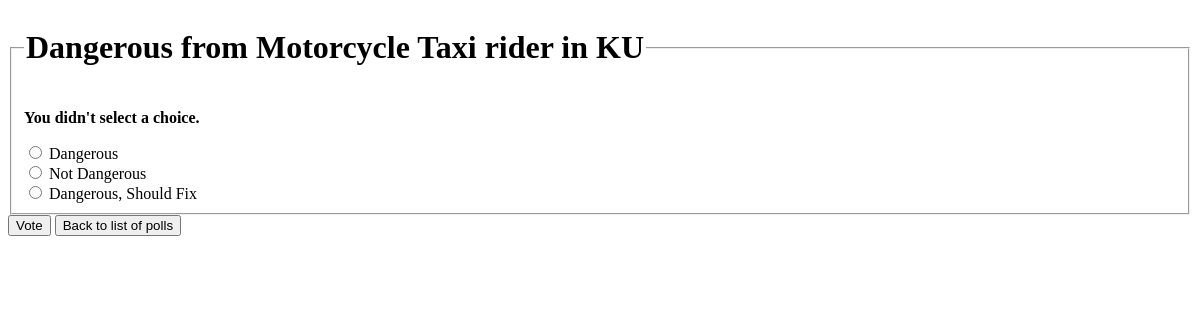
The app's page /polls/2/vote/ (signed in), older data.
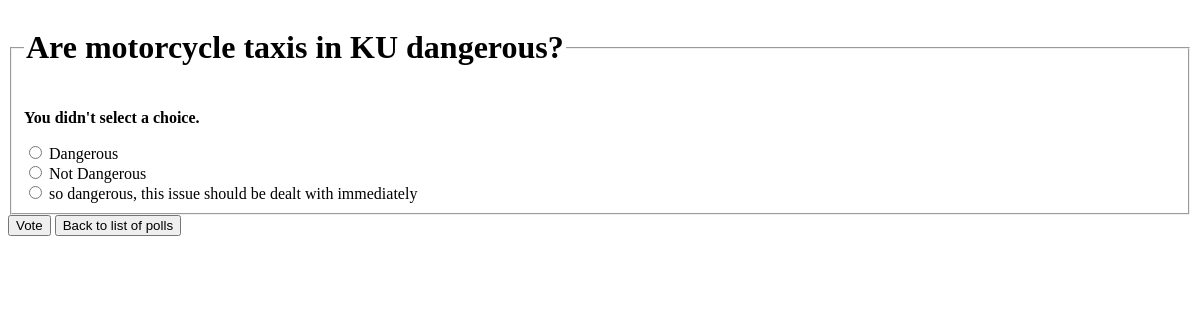
The same page, newer data.
### polls/models.py (models this page shows, shortened)
class Question(models.Model):
    question_text = models.CharField(max_length=200)
    pub_date = models.DateTimeField('date published')
    end_date = models.DateTimeField('end date', null=True, blank=True)

class Choice(models.Model):
    question = models.ForeignKey(Question, on_delete=models.CASCADE)
    choice_text = models.CharField(max_length=200)

### polls/views.py (the view, shortened to what this page needs)
# urls.py: path('<int:question_id>/vote/', views.vote, name='vote'),
@login_required
def vote(request, question_id):
    question = get_object_or_404(Question, pk=question_id)
    user = request.user
    try:
        selected_choice = question.choice_set.get(pk=request.POST['choice'])
    except (KeyError, Choice.DoesNotExist):
        return render(request, 'polls/detail.html', {
            'question': question,
            'error_message': "You didn't select a choice.",
        })

### polls/templates/polls/detail.html (shortened to what this page needs)
<form action="{% url 'polls:vote' question.id %}" method="post">
<fieldset>
    <legend><h1>{{ question.question_text }}</h1></legend>
    {% if error_message %}<p><strong>{{ error_message }}</strong></p>{% endif %}
    {% for choice in question.choice_set.all %}
        {% if choice == vote_info %}
        <input type="radio" name="choice" id="choice{{ forloop.counter }}" value="{{ choice.id }}" checked />
        <label for="choice{{ forloop.counter }}">{{ choice.choice_text }} -> Previous select</label><br>
        {% else %}
        <input type="radio" name="choice" id="choice{{ forloop.counter }}" value="{{ choice.id }}">
        <label for="choice{{ forloop.counter }}">{{ choice.choice_text }}</label><br>
        {% endif %}
    {% endfor %}
</fieldset>
<input type="submit" value="Vote">
<a href="{% url 'polls:index' %}"><button type="button">Back to list of polls</button></a>
</form>

Row changes from the older to the newer data that the page shows:
changed Question: question_text "Dangerous from Motorcycle Taxi rider in KU" → "Are motorcycle taxis in KU dangerous?"
changed Choice: choice "☐ Dangerous, Should Fix" → "☐ so dangerous, this issue shoul"; choice_text "Dangerous, Should Fix" → "so dangerous, this issue should be dealt with immediately"
